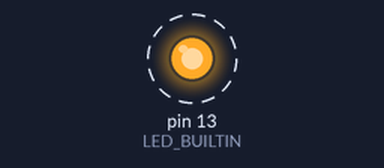
Bench run of a sketch on a simulated Arduino Uno, built with avr-gcc and run on an emulated ATmega328P. Shown: output pins drawn as LEDs (lit = HIGH). Dashed ring = blinking. What the sketch prints to the serial monitor is not drawn.

Above: at 0.2 s.
Timing chart, 0 to 3.0 s (numbered marks = the images above):
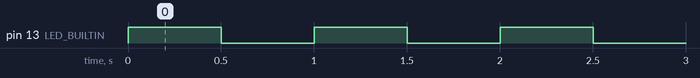

Measured:
- by itself, pin 13 (LED_BUILTIN): alternates HIGH for 0.50 s and LOW for 0.50 s

The sketch:

calTime.ino
```cpp
// calculate time

int second, minute, hour, day;
void setup() {
pinMode(LED_BUILTIN,OUTPUT);
  second = minute = hour = 0;
  Serial.begin(9600);
}

void loop() {
  //cal time
  ++second;

  if (second == 60) {
    ++minute;
    second = 0;
  }
  if (minute == 60) {
    ++hour;
    minute = 0;
  }
  if (hour == 24) {
    ++day;
    hour = 0;
  }
  // String currTime=String(second) +" : " +minute+" : "  +hour;
  Serial.println(String(hour)+" : "+minute+" : "+second);
  // Serial.println(currTime);
  digitalWrite(LED_BUILTIN,HIGH);
  delay(500);
  digitalWrite(LED_BUILTIN,LOW);
  delay(500);
}
```
